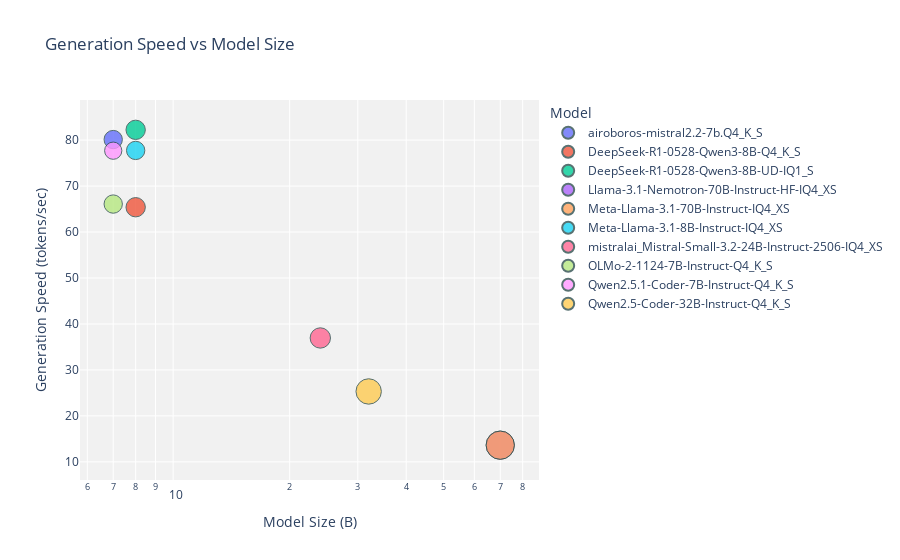

This figure's notebook cell:
### Code cell
fig = px.scatter(df_merged, 
                 x="size", 
                 y="GenerationSpeed", 
                 size="Layers",
                 color="Model",
                 hover_name="Model",
                 log_x=True,
                 title="Generation Speed vs Model Size",
                 labels={"GenerationSpeed": "Generation Speed (tokens/sec)", 
                         "size": "Model Size (B)"})
fig.update_traces(marker=dict(opacity=0.8, line=dict(width=1, color='DarkSlateGrey')))
fig.update_layout(plot_bgcolor='rgba(240,240,240,0.9)')
fig.show()

### Figure 1 — Plotly figure (JSON) as saved in the notebook; plotly's stock layout.template omitted (floating-point values rounded to 4 significant figures)
{"data": [{"hovertemplate": "<b>%{hovertext}</b><br><br>Model=airoboros-mistral2.2-7b.Q4_K_S<br>Model Size (B)=%{x}<br>Generation Speed (tokens/sec)=%{y}<br>Layers=%{marker.size}<extra></extra>", "hovertext": ["airoboros-mistral2.2-7b.Q4_K_S"], "legendgroup": "airoboros-mistral2.2-7b.Q4_K_S", "marker": {"color": "#636efa", "line": {"color": "DarkSlateGrey", "width": 1}, "opacity": 0.8, "size": [35], "sizemode": "area", "sizeref": 0.2075, "symbol": "circle"}, "mode": "markers", "name": "airoboros-mistral2.2-7b.Q4_K_S", "orientation": "v", "showlegend": true, "type": "scatter", "x": [7.0], "xaxis": "x", "y": [80.13], "yaxis": "y"}, {"hovertemplate": "<b>%{hovertext}</b><br><br>Model=DeepSeek-R1-0528-Qwen3-8B-Q4_K_S<br>Model Size (B)=%{x}<br>Generation Speed (tokens/sec)=%{y}<br>Layers=%{marker.size}<extra></extra>", "hovertext": ["DeepSeek-R1-0528-Qwen3-8B-Q4_K_S"], "legendgroup": "DeepSeek-R1-0528-Qwen3-8B-Q4_K_S", "marker": {"color": "#EF553B", "line": {"color": "DarkSlateGrey", "width": 1}, "opacity": 0.8, "size": [39], "sizemode": "area", "sizeref": 0.2075, "symbol": "circle"}, "mode": "markers", "name": "DeepSeek-R1-0528-Qwen3-8B-Q4_K_S", "orientation": "v", "showlegend": true, "type": "scatter", "x": [8.0], "xaxis": "x", "y": [65.4], "yaxis": "y"}, {"hovertemplate": "<b>%{hovertext}</b><br><br>Model=DeepSeek-R1-0528-Qwen3-8B-UD-IQ1_S<br>Model Size (B)=%{x}<br>Generation Speed (tokens/sec)=%{y}<br>Layers=%{marker.size}<extra></extra>", "hovertext": ["DeepSeek-R1-0528-Qwen3-8B-UD-IQ1_S"], "legendgroup": "DeepSeek-R1-0528-Qwen3-8B-UD-IQ1_S", "marker": {"color": "#00cc96", "line": {"color": "DarkSlateGrey", "width": 1}, "opacity": 0.8, "size": [39], "sizemode": "area", "sizeref": 0.2075, "symbol": "circle"}, "mode": "markers", "name": "DeepSeek-R1-0528-Qwen3-8B-UD-IQ1_S", "orientation": "v", "showlegend": true, "type": "scatter", "x": [8.0], "xaxis": "x", "y": [82.24], "yaxis": "y"}, {"hovertemplate": "<b>%{hovertext}</b><br><br>Model=Llama-3.1-Nemotron-70B-Instruct-HF-IQ4_XS<br>Model Size (B)=%{x}<br>Generation Speed (tokens/sec)=%{y}<br>Layers=%{marker.size}<extra></extra>", "hovertext": ["Llama-3.1-Nemotron-70B-Instruct-HF-IQ4_XS"], "legendgroup": "Llama-3.1-Nemotron-70B-Instruct-HF-IQ4_XS", "marker": {"color": "#ab63fa", "line": {"color": "DarkSlateGrey", "width": 1}, "opacity": 0.8, "size": [83], "sizemode": "area", "sizeref": 0.2075, "symbol": "circle"}, "mode": "markers", "name": "Llama-3.1-Nemotron-70B-Instruct-HF-IQ4_XS", "orientation": "v", "showlegend": true, "type": "scatter", "x": [70.0], "xaxis": "x", "y": [13.63], "yaxis": "y"}, {"hovertemplate": "<b>%{hovertext}</b><br><br>Model=Meta-Llama-3.1-70B-Instruct-IQ4_XS<br>Model Size (B)=%{x}<br>Generation Speed (tokens/sec)=%{y}<br>Layers=%{marker.size}<extra></extra>", "hovertext": ["Meta-Llama-3.1-70B-Instruct-IQ4_XS"], "legendgroup": "Meta-Llama-3.1-70B-Instruct-IQ4_XS", "marker": {"color": "#FFA15A", "line": {"color": "DarkSlateGrey", "width": 1}, "opacity": 0.8, "size": [83], "sizemode": "area", "sizeref": 0.2075, "symbol": "circle"}, "mode": "markers", "name": "Meta-Llama-3.1-70B-Instruct-IQ4_XS", "orientation": "v", "showlegend": true, "type": "scatter", "x": [70.0], "xaxis": "x", "y": [13.62], "yaxis": "y"}, {"hovertemplate": "<b>%{hovertext}</b><br><br>Model=Meta-Llama-3.1-8B-Instruct-IQ4_XS<br>Model Size (B)=%{x}<br>Generation Speed (tokens/sec)=%{y}<br>Layers=%{marker.size}<extra></extra>", "hovertext": ["Meta-Llama-3.1-8B-Instruct-IQ4_XS"], "legendgroup": "Meta-Llama-3.1-8B-Instruct-IQ4_XS", "marker": {"color": "#19d3f3", "line": {"color": "DarkSlateGrey", "width": 1}, "opacity": 0.8, "size": [35], "sizemode": "area", "sizeref": 0.2075, "symbol": "circle"}, "mode": "markers", "name": "Meta-Llama-3.1-8B-Instruct-IQ4_XS", "orientation": "v", "showlegend": true, "type": "scatter", "x": [8.0], "xaxis": "x", "y": [77.76], "yaxis": "y"}, {"hovertemplate": "<b>%{hovertext}</b><br><br>Model=mistralai_Mistral-Small-3.2-24B-Instruct-2506-IQ4_XS<br>Model Size (B)=%{x}<br>Generation Speed (tokens/sec)=%{y}<br>Layers=%{marker.size}<extra></extra>", "hovertext": ["mistralai_Mistral-Small-3.2-24B-Instruct-2506-IQ4_XS"], "legendgroup": "mistralai_Mistral-Small-3.2-24B-Instruct-2506-IQ4_XS", "marker": {"color": "#FF6692", "line": {"color": "DarkSlateGrey", "width": 1}, "opacity": 0.8, "size": [43], "sizemode": "area", "sizeref": 0.2075, "symbol": "circle"}, "mode": "markers", "name": "mistralai_Mistral-Small-3.2-24B-Instruct-2506-IQ4_XS", "orientation": "v", "showlegend": true, "type": "scatter", "x": [24.0], "xaxis": "x", "y": [36.95], "yaxis": "y"}, {"hovertemplate": "<b>%{hovertext}</b><br><br>Model=OLMo-2-1124-7B-Instruct-Q4_K_S<br>Model Size (B)=%{x}<br>Generation Speed (tokens/sec)=%{y}<br>Layers=%{marker.size}<extra></extra>", "hovertext": ["OLMo-2-1124-7B-Instruct-Q4_K_S"], "legendgroup": "OLMo-2-1124-7B-Instruct-Q4_K_S", "marker": {"color": "#B6E880", "line": {"color": "DarkSlateGrey", "width": 1}, "opacity": 0.8, "size": [35], "sizemode": "area", "sizeref": 0.2075, "symbol": "circle"}, "mode": "markers", "name": "OLMo-2-1124-7B-Instruct-Q4_K_S", "orientation": "v", "showlegend": true, "type": "scatter", "x": [7.0], "xaxis": "x", "y": [66.09], "yaxis": "y"}, {"hovertemplate": "<b>%{hovertext}</b><br><br>Model=Qwen2.5.1-Coder-7B-Instruct-Q4_K_S<br>Model Size (B)=%{x}<br>Generation Speed (tokens/sec)=%{y}<br>Layers=%{marker.size}<extra></extra>", "hovertext": ["Qwen2.5.1-Coder-7B-Instruct-Q4_K_S"], "legendgroup": "Qwen2.5.1-Coder-7B-Instruct-Q4_K_S", "marker": {"color": "#FF97FF", "line": {"color": "DarkSlateGrey", "width": 1}, "opacity": 0.8, "size": [31], "sizemode": "area", "sizeref": 0.2075, "symbol": "circle"}, "mode": "markers", "name": "Qwen2.5.1-Coder-7B-Instruct-Q4_K_S", "orientation": "v", "showlegend": true, "type": "scatter", "x": [7.0], "xaxis": "x", "y": [77.7], "yaxis": "y"}, {"hovertemplate": "<b>%{hovertext}</b><br><br>Model=Qwen2.5-Coder-32B-Instruct-Q4_K_S<br>Model Size (B)=%{x}<br>Generation Speed (tokens/sec)=%{y}<br>Layers=%{marker.size}<extra></extra>", "hovertext": ["Qwen2.5-Coder-32B-Instruct-Q4_K_S"], "legendgroup": "Qwen2.5-Coder-32B-Instruct-Q4_K_S", "marker": {"color": "#FECB52", "line": {"color": "DarkSlateGrey", "width": 1}, "opacity": 0.8, "size": [67], "sizemode": "area", "sizeref": 0.2075, "symbol": "circle"}, "mode": "markers", "name": "Qwen2.5-Coder-32B-Instruct-Q4_K_S", "orientation": "v", "showlegend": true, "type": "scatter", "x": [32.0], "xaxis": "x", "y": [25.31], "yaxis": "y"}], "layout": {"legend": {"itemsizing": "constant", "title": {"text": "Model"}, "tracegroupgap": 0}, "plot_bgcolor": "rgba(240,240,240,0.9)", "title": {"text": "Generation Speed vs Model Size"}, "xaxis": {"anchor": "y", "domain": [0, 1], "title": {"text": "Model Size (B)"}, "type": "log"}, "yaxis": {"anchor": "x", "domain": [0, 1], "title": {"text": "Generation Speed (tokens/sec)"}}}}
